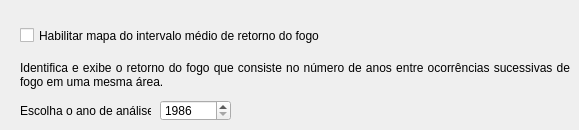
     <widget class="QWidget" name="Intervalo_medio_de_retorno_do_fogo">
      <attribute name="title">
       <string>Intervalo médio de retorno do fogo</string>
      </attribute>
      <widget class="QCheckBox" name="check_FireMeanReturnIntervalYear">
       <property name="enabled">
        <bool>true</bool>
       </property>
       <property name="geometry">
        <rect>
         <x>20</x>
         <y>20</y>
         <width>331</width>
         <height>31</height>
        </rect>
       </property>
       <property name="font">
        <font>
         <strikeout>false</strikeout>
         <stylestrategy>PreferDefault</stylestrategy>
         <kerning>false</kerning>
        </font>
       </property>
       <property name="mouseTracking">
        <bool>true</bool>
       </property>
       <property name="contextMenuPolicy">
        <enum>Qt::ContextMenuPolicy::DefaultContextMenu</enum>
       </property>
       <property name="acceptDrops">
        <bool>false</bool>
       </property>
       <property name="layoutDirection">
        <enum>Qt::LayoutDirection::LeftToRight</enum>
       </property>
       <property name="autoFillBackground">
        <bool>false</bool>
       </property>
       <property name="inputMethodHints">
        <set>Qt::InputMethodHint::ImhNone</set>
       </property>
       <property name="text">
        <string>Habilitar mapa do intervalo médio de retorno do fogo</string>
       </property>
       <property name="checked">
        <bool>false</bool>
       </property>
       <property name="tristate">
        <bool>false</bool>
       </property>
      </widget>
      <widget class="QSpinBox" name="FireMeanReturnIntervalYear">
       <property name="geometry">
        <rect>
         <x>160</x>
         <y>100</y>
         <width>71</width>
         <height>21</height>
        </rect>
       </property>
       <property name="minimum">
        <number>1986</number>
       </property>
       <property name="maximum">
        <number>2999</number>
       </property>
       <property name="value">
        <number>1986</number>
       </property>
      </widget>
      <widget class="QLabel" name="FireMeanReturnInterval_description">
       <property name="geometry">
        <rect>
         <x>20</x>
         <y>50</y>
         <width>550</width>
         <height>51</height>
        </rect>
       </property>
       <property name="text">
        <string>&lt;html&gt;&lt;head/&gt;&lt;body&gt;&lt;p&gt;Identifica e exibe o retorno do fogo que consiste no número de anos entre ocorrências sucessivas de fogo em uma mesma área.&lt;/p&gt;&lt;/body&gt;&lt;/html&gt;</string>
       </property>
       <property name="alignment">
        <set>Qt::AlignmentFlag::AlignJustify|Qt::AlignmentFlag::AlignVCenter</set>
       </property>
       <property name="wordWrap">
        <bool>true</bool>
       </property>
      </widget>
      <widget class="QLabel" name="Selecioneanoaseguir_9">
       <property name="geometry">
        <rect>
         <x>20</x>
         <y>100</y>
         <width>131</width>
         <height>21</height>
        </rect>
       </property>
       <property name="text">
        <string>Escolha o ano de análise:</string>
       </property>
       <property name="alignment">
        <set>Qt::AlignmentFlag::AlignLeading|Qt::AlignmentFlag::AlignLeft|Qt::AlignmentFlag::AlignVCenter</set>
       </property>
      </widget>
     </widget>
